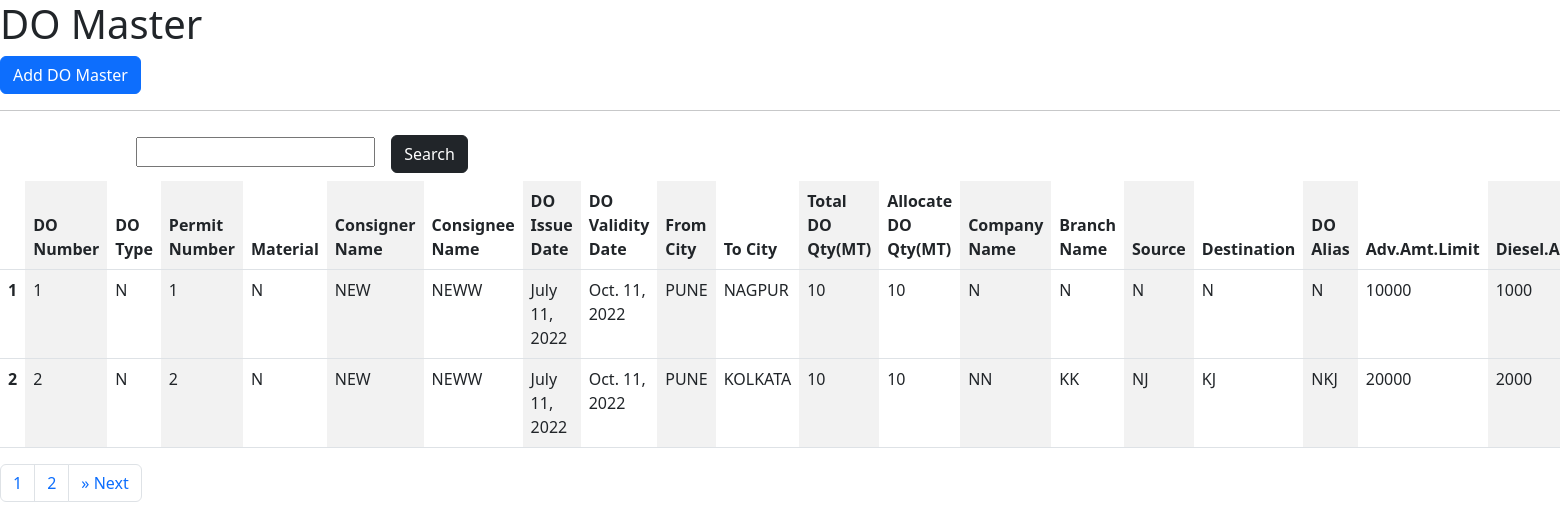
The page / on the database its author committed.
### polls/models.py (models this page shows, shortened)
class DO_Master(models.Model):
    do_number = models.IntegerField(default=0)
    do_type = models.CharField(max_length=100)
    permit_number = models.IntegerField(default=0)
    material = models.CharField(max_length=100)
    consigner_name = models.CharField(max_length=100)
    consignee_name = models.CharField(max_length=100)
    do_issue_date = models.DateField()
    do_validity_date = models.DateField()
    from_city = models.CharField(max_length=100)
    to_city = models.CharField(max_length=100)
    total_do_qty = models.IntegerField(default=0)
    allocate_do_qty = models.IntegerField(default=0)
    company_name = models.CharField(max_length=100)
    branch_name = models.CharField(max_length=100)
    source = models.CharField(max_length=100)
    destination = models.CharField(max_length=100)
    do_alias = models.CharField(max_length=100)
    adv_amt_limit = models.IntegerField(default=0)
    diesel_amt_limit = models.IntegerField(default=0)
    status = models.BooleanField(default=False)

### polls/views.py (the view)
# urls.py: path('',views.Main_View, name='Main_View'),
def Main_View(request):
    if 'q' in request.GET:
        q=request.GET['q']
        data=DO_Master.objects.filter(Q(do_number__icontains=q)|Q(do_type__icontains=q)|Q(permit_number__icontains=q)|Q(material__icontains=q)|Q(consigner_name__icontains=q)|Q(consignee_name__icontains=q)|Q(do_issue_date__icontains=q)|Q(do_validity_date__icontains=q)|Q(from_city__icontains=q)|Q(to_city__icontains=q)|Q(total_do_qty__icontains=q)|Q(allocate_do_qty__icontains=q)|Q(company_name__icontains=q)|Q(branch_name__icontains=q)|Q(source__icontains=q)|Q(destination__icontains=q)|Q(do_alias__icontains=q)|Q(adv_amt_limit__icontains=q)|Q(diesel_amt_limit__icontains=q))
    else:
        data = DO_Master.objects.all()
        paginator = Paginator(data,2)
        page = request.GET.get('page')
        data = paginator.get_page(page)
        result = data.paginator.num_pages
    return render(request,'Main.html',{'data':data})

### polls/templates/Main.html (shortened to what this page needs)
<!DOCTYPE html>
    <html lang="en">
    <head>
        <link href="https://cdn.jsdelivr.net/npm/bootstrap@5.2.0/dist/css/bootstrap.min.css" rel="stylesheet">
    </head>
    <body>
    <h1>DO Master</h1>
    <a class="btn btn-primary" href="/add" role="button">Add DO Master</a>
    <table class="table table-striped-columns" >
        <hr>
        <form>
            <div class ="container">
            <input type="text" class="form control m-1" name="q">
            <input type="submit" class="btn btn-dark m-2" value="Search"/>
            </div>
        </form>
            <thead>
            <tr>
                <th scope="col"></th>
                <th scope="col"> DO Number</th>
                <th scope="col"> DO Type</th>
                <th scope="col"> Permit Number</th>
                <th scope="col"> Material</th>
                <th scope="col"> Consigner Name</th>
                <th scope="col"> Consignee Name</th>
                <th scope="col"> DO Issue Date</th>
                <th scope="col"> DO Validity Date</th>
                <th scope="col"> From City</th>
                <th scope="col"> To City</th>
                <th scope="col"> Total DO Qty(MT)</th>
                <th scope="col"> Allocate DO Qty(MT)</th>
                <th scope="col"> Company Name</th>
                <th scope="col"> Branch Name</th>
                <th scope="col"> Source</th>
                <th scope="col"> Destination</th>
                <th scope="col"> DO Alias</th>
                <th scope="col"> Adv.Amt.Limit</th>
                <th scope="col"> Diesel.Amt.Limit</th>
            </tr>
            </thead>
            {% for field in data %}
            <tbody>
            <tr>
                <th scope="row">{{field.id}} </th>
                <td>{{field.do_number}}</td>
                <td> {{field.do_type}}</td>
                <td> {{field.permit_number}}</td>
                <td> {{field.material}}</td>
                <td> {{field.consigner_name}}</td>
                <td> {{field.consignee_name}}</td>
                <td> {{field.do_issue_date}}</td>
                <td> {{field.do_validity_date}}</td>
                <td> {{field.from_city}}</td>
                <td> {{field.to_city}}</td>
                <td> {{field.total_do_qty}}</td>
                <td> {{field.allocate_do_qty}}</td>
                <td> {{field.company_name}}</td>
                <td> {{field.branch_name}}</td>
                <td> {{field.source}}</td>
                <td> {{field.destination}}</td>
                <td> {{field.do_alias}}</td>
                <td> {{field.adv_amt_limit}}</td>
                <td> {{field.diesel_amt_limit}}</td>
            </tr>
            </tbody>
            {% endfor %}
        </table>
        <nav aria-label="Page navigation example">
            <ul class="pagination">
              <li class="page-item"><a class="page-link" href="/?page=1">1</a></li>
              <li class="page-item"><a class="page-link" href="/?page=2">2</a></li>
              {% if data.has_next %}
              <li class="page-item">
                <a class="page-link" href="/?page={{data.next_page_number}}" aria-label="Next">
                  <span aria-hidden="true">&raquo;</span>
                  <span class="sr-only">Next</span>
                </a>
              </li>
              {% endif %}
            </ul>
          </nav>
    </body>
    </html>
</body>
</html>

### rows shown on the page
DO_Master: id "1", do_number "1", do_type "N", permit_number "1", material "N", consigner_name "NEW", consignee_name "NEWW", do_issue_date "July 11, 2022", do_validity_date "Oct. 11, 2022", from_city "PUNE", to_city "NAGPUR", total_do_qty "10", allocate_do_qty "10", company_name "N", branch_name "N", source "N", destination "N", do_alias "N", adv_amt_limit "10000", diesel_amt_limit "1000"
DO_Master: id "2", do_number "2", do_type "N", permit_number "2", material "N", consigner_name "NEW", consignee_name "NEWW", do_issue_date "July 11, 2022", do_validity_date "Oct. 11, 2022", from_city "PUNE", to_city "KOLKATA", total_do_qty "10", allocate_do_qty "10", company_name "NN", branch_name "KK", source "NJ", destination "KJ", do_alias "NKJ", adv_amt_limit "20000", diesel_amt_limit "2000"
